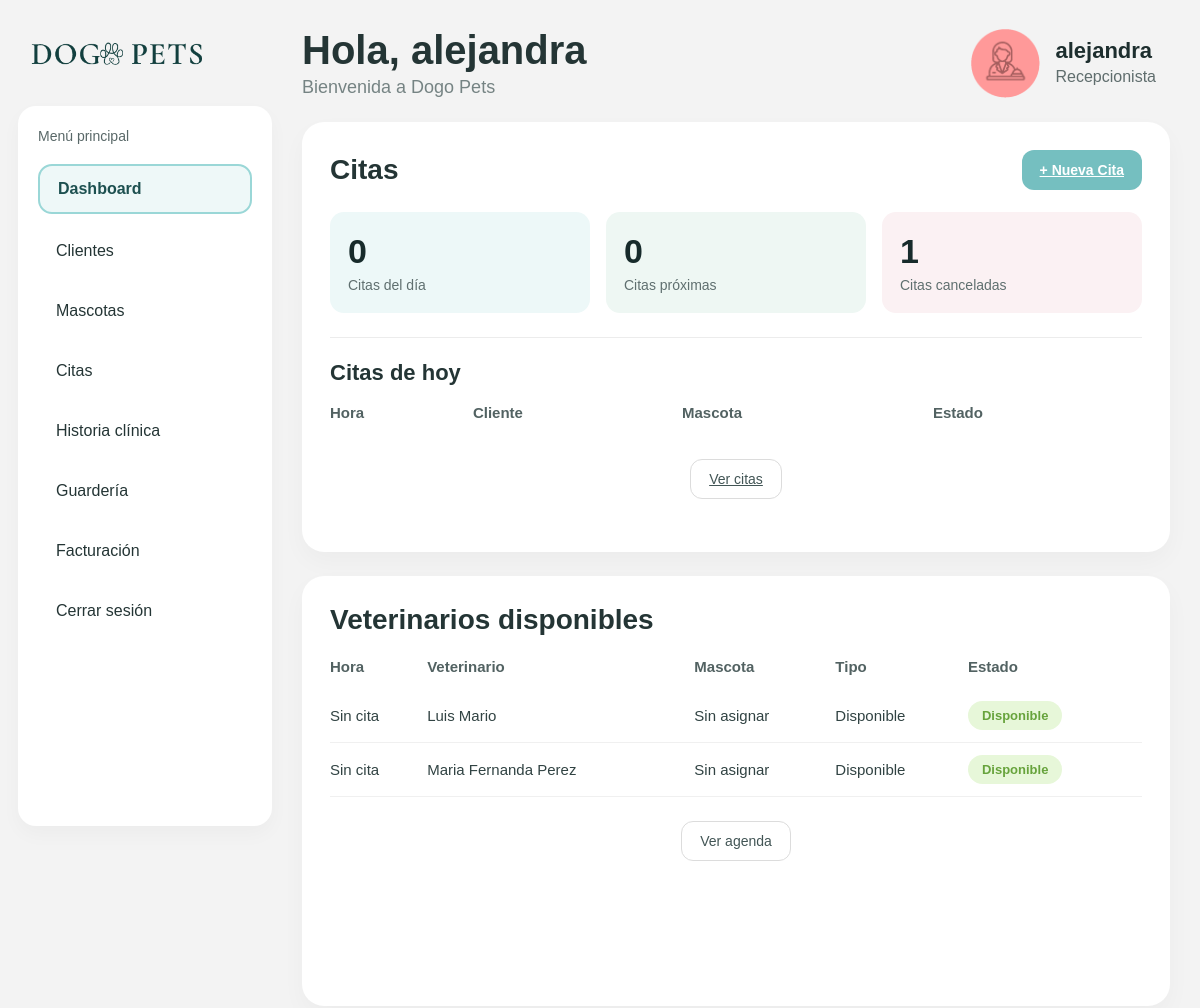
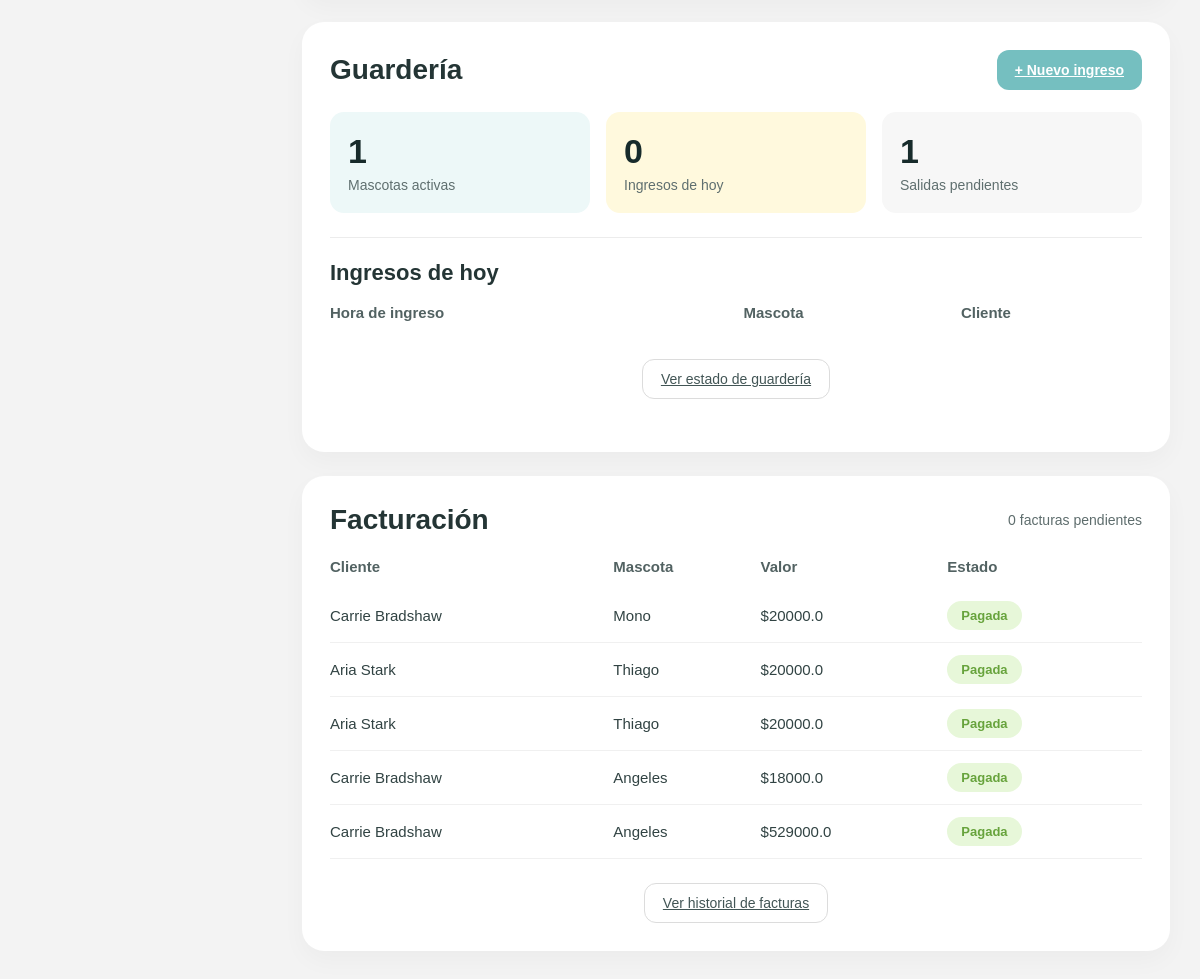
The app's page /dashboard (signed in) with its own data (2 pictures, top to bottom).
### tables this page shows
CREATE TABLE veterinarios (
            id INTEGER PRIMARY KEY AUTOINCREMENT,
            nombre TEXT NOT NULL,
            especialidad TEXT,
            estado TEXT NOT NULL DEFAULT 'Disponible'
        );

CREATE TABLE facturas (
            id INTEGER PRIMARY KEY AUTOINCREMENT,
            cliente_id INTEGER NOT NULL,
            mascota_id INTEGER NOT NULL,
            fecha TEXT NOT NULL DEFAULT CURRENT_TIMESTAMP,
            estado TEXT NOT NULL DEFAULT 'Pendiente',
            total REAL NOT NULL DEFAULT 0,
            motivo_anulacion TEXT,
            FOREIGN KEY (cliente_id) REFERENCES clientes (id),
            FOREIGN KEY (mascota_id) REFERENCES mascotas (id)
        );

CREATE TABLE clientes (
            id INTEGER PRIMARY KEY AUTOINCREMENT,
            nombre TEXT NOT NULL,
            documento TEXT NOT NULL UNIQUE,
            telefono TEXT NOT NULL,
            correo TEXT NOT NULL,
            direccion TEXT
        , estado TEXT NOT NULL DEFAULT 'Activo');

CREATE TABLE mascotas (
        id INTEGER PRIMARY KEY AUTOINCREMENT,
        nombre TEXT NOT NULL,
        especie TEXT NOT NULL,
        raza TEXT,
        edad INTEGER,
        cliente_id INTEGER NOT NULL, estado TEXT NOT NULL DEFAULT 'Activo',
        FOREIGN KEY (cliente_id) REFERENCES clientes (id)
        );

### app.py (the view, shortened to what this page needs)
@app.route("/dashboard")
def dashboard():
    if not login_requerido():
        return redirect(url_for("login"))
    rol = session.get("rol")
    conn = get_db_connection()
    if rol == "recepcionista":
        citas_hoy = conn.execute("""
            SELECT COUNT(*) FROM citas
            WHERE fecha = date('now','localtime')
        """).fetchone()[0]
        citas_proximas = conn.execute("""
            SELECT COUNT(*) FROM citas
            WHERE fecha > date('now','localtime')
        """).fetchone()[0]
        citas_canceladas = conn.execute("""
            SELECT COUNT(*) FROM citas
            WHERE estado = 'Cancelada'
        """).fetchone()[0]
        citas_lista = conn.execute("""
            SELECT
                citas.hora,
                mascotas.nombre AS mascota,
                clientes.nombre AS cliente,
                citas.estado
            FROM citas
            JOIN mascotas ON citas.mascota_id = mascotas.id
            JOIN clientes ON mascotas.cliente_id = clientes.id
            WHERE citas.fecha = date('now','localtime')
            ORDER BY citas.hora ASC
            LIMIT 5
        """).fetchall()
        guarderia_activas = conn.execute("""
            SELECT COUNT(*) FROM guarderia_estadias
            WHERE estado = 'Activa'
        """).fetchone()[0]
        ingresos_hoy = conn.execute("""
            SELECT COUNT(*) FROM guarderia_estadias
            WHERE date(fecha_hora_ingreso) = date('now','localtime')
        """).fetchone()[0]
        salidas_pendientes = conn.execute("""
            SELECT COUNT(*) FROM guarderia_estadias
            WHERE estado = 'Activa'
        """).fetchone()[0]
        guarderia_lista = conn.execute("""
            SELECT
                guarderia_estadias.fecha_hora_ingreso,
                mascotas.nombre AS mascota,
                clientes.nombre AS cliente
            FROM guarderia_estadias
            JOIN mascotas ON guarderia_estadias.mascota_id = mascotas.id
            JOIN clientes ON mascotas.cliente_id = clientes.id
            WHERE date(guarderia_estadias.fecha_hora_ingreso) = date('now','localtime')
            ORDER BY guarderia_estadias.fecha_hora_ingreso ASC
            LIMIT 5
        """).fetchall()
        facturas_pendientes = conn.execute("""
            SELECT COUNT(*) FROM facturas
            WHERE estado = 'Pendiente'
        """).fetchone()[0]
        facturas_lista = conn.execute("""
            SELECT
                clientes.nombre AS cliente,
                mascotas.nombre AS mascota,
                facturas.total,
                facturas.estado
            FROM facturas
            JOIN clientes ON facturas.cliente_id = clientes.id
            JOIN mascotas ON facturas.mascota_id = mascotas.id
            ORDER BY facturas.id DESC
            LIMIT 5
        """).fetchall()
        veterinarios_disponibles = conn.execute("""
            SELECT
                veterinarios.id,
                veterinarios.nombre AS veterinario,
                veterinarios.estado AS estado_base,
                citas.hora,
                mascotas.nombre AS mascota,
                citas.servicio
            FROM veterinarios
            LEFT JOIN citas
                ON citas.veterinario_id = veterinarios.id
               AND citas.fecha = date('now','localtime')
               AND citas.estado IN ('Pendiente', 'Confirmada')
            LEFT JOIN mascotas ON citas.mascota_id = mascotas.id
            ORDER BY veterinarios.nombre ASC, citas.hora ASC
        """).fetchall()
        conn.close()
        return render_template(
            "recepcionista/dashboard.html",
            nombre=session["nombre"],
            rol=session["rol"],
            citas_hoy=citas_hoy,
            citas_proximas=citas_proximas,
            citas_canceladas=citas_canceladas,
            citas_lista=citas_lista,
            guarderia_activas=guarderia_activas,
            ingresos_hoy=ingresos_hoy,
            salidas_pendientes=salidas_pendientes,
            guarderia_lista=guarderia_lista,
            facturas_pendientes=facturas_pendientes,
            facturas_lista=facturas_lista,
            veterinarios_disponibles=veterinarios_disponibles
        )
    conn.close()
    return "Rol no soportado todavía", 403

### templates/recepcionista/dashboard.html (shortened to what this page needs)
<!DOCTYPE html>
<html lang="es">
<head>
    <link rel="stylesheet" href="{{ url_for('static', filename='css/styles.css') }}">
</head>
<body class="app-page">
    <div class="app-layout">
        <aside class="sidebar">
            <div class="logo-box">
                <img src="{{ url_for('static', filename='img/logo.png') }}" class="logo-img">
            </div>
            <div class="menu-box">
                <p class="menu-title">Menú principal</p>
               <ul class="menu-list">
                    {% if rol == 'recepcionista' %}
                        <li><a href="{{ url_for('dashboard') }}" class="menu-link active">Dashboard</a></li>
                        <li><a href="{{ url_for('clientes') }}" class="menu-link">Clientes</a></li>
                        <li><a href="{{ url_for('mascotas') }}" class="menu-link">Mascotas</a></li>
                        <li><a href="{{ url_for('citas') }}" class="menu-link">Citas</a></li>
                        <li><a href="{{ url_for('historias') }}" class="menu-link">Historia clínica</a></li>
                        <li><a href="{{ url_for('guarderia') }}" class="menu-link">Guardería</a></li>
                        <li><a href="{{ url_for('facturacion') }}" class="menu-link">Facturación</a></li>
                    {% elif rol == 'guarderia' %}
                        <li><a href="{{ url_for('dashboard') }}" class="menu-link">Dashboard</a></li>
                        <li><a href="{{ url_for('guarderia') }}" class="menu-link">Guardería</a></li>
                    {% endif %}
                    <li><a href="{{ url_for('logout') }}" class="menu-link">Cerrar sesión</a></li>
                </ul>
            </div>
        </aside>
        <main class="main-content">
            <header class="topbar">
                <div class="welcome-box">
                    <h2>Hola, {{ nombre }}</h2>
                    <p>Bienvenida a Dogo Pets</p>
                </div>
                <div class="profile-box">
                    {% if rol == 'guarderia' %}
                        <img src="{{ url_for('static', filename='img/guarderia.png') }}" class="avatar-img" alt="Guardería">
                        <div>
                            <h3>{{ nombre }}</h3>
                            <p class="role-text">Encargado de guardería</p>
                            <span class="date-text">Módulo de guardería</span>
                        </div>
                    {% else %}
                        <img src="{{ url_for('static', filename='img/recepcionista.png') }}" class="avatar-img" alt="Recepcionista">
                        <div>
                            <h3>{{ nombre }}</h3>
                            <p class="role-text">Recepcionista</p>
                        </div>
                    {% endif %}
                </div>
            </header>
            <section class="dashboard-grid">
                <div class="card card-large">
                    <div class="card-header">
                        <h3>Citas</h3>
                        <a href="{{ url_for('citas') }}" class="btn-secondary">+ Nueva Cita</a>
                    </div>
                    <div class="stats-row">
                        <div class="stat-box stat-blue">
                            <h4>{{ citas_hoy }}</h4>
                            <p>Citas del día</p>
                        </div>
                        <div class="stat-box stat-green">
                            <h4>{{ citas_proximas }}</h4>
                            <p>Citas próximas</p>
                        </div>
                        <div class="stat-box stat-pink">
                            <h4>{{ citas_canceladas }}</h4>
                            <p>Citas canceladas</p>
                        </div>
                    </div>
                    <div class="section-divider"></div>
                    <div class="mini-table">
                        <h4 class="section-title">Citas de hoy</h4>
                        <table>
                            <thead>
                                <tr>
                                    <th>Hora</th>
                                    <th>Cliente</th>
                                    <th>Mascota</th>
                                    <th>Estado</th>
                                </tr>
                            </thead>
                        </table>
                    </div>
                    <div class="card-footer">
                        <a href="{{ url_for('citas') }}" class="btn-outline">Ver citas</a>
                    </div>
                </div>
                <div class="card card-large">
                    <div class="card-header">
                        <h3>Veterinarios disponibles</h3>
                    </div>
                    <table>
                        <thead>
                            <tr>
                                <th>Hora</th>
                                <th>Veterinario</th>
                                <th>Mascota</th>
                                <th>Tipo</th>
                                <th>Estado</th>
                            </tr>
                        </thead>
                        <tbody>
                            {% if veterinarios_disponibles %}
                                {% for vet in veterinarios_disponibles %}
                                    <tr>
                                        <td>{{ vet.hora if vet.hora else 'Sin cita' }}</td>
                                        <td>{{ vet.veterinario }}</td>
                                        <td>{{ vet.mascota if vet.mascota else 'Sin asignar' }}</td>
                                        <td>{{ vet.servicio if vet.servicio else 'Disponible' }}</td>
                                        <td>
                                            {% if vet.hora %}
                                                <span class="badge badge-danger">Ocupado</span>
                                            {% else %}
                                                <span class="badge badge-success">Disponible</span>
                                            {% endif %}
                                        </td>
                                    </tr>
                                {% endfor %}
                            {% else %}
                                <tr>
                                    <td colspan="5" class="empty-state">
                                        No hay veterinarios registrados.
                                    </td>
                                </tr>
                            {% endif %}
                        </tbody>
                    </table>
                    <div class="card-footer">
                        <a href="{{ url_for('citas') }}" class="btn-outline-link">Ver agenda</a>
                    </div>
                </div>
                <div class="card card-large">
                    <div class="card-header">
                        <h3>Guardería</h3>
                        <a href="{{ url_for('guarderia') }}" class="btn-secondary">+ Nuevo ingreso</a>
                    </div>
                    <div class="stats-row">
                        <div class="stat-box stat-blue">
                            <h4>{{ guarderia_activas }}</h4>
                            <p>Mascotas activas</p>
                        </div>
                        <div class="stat-box stat-yellow">
                            <h4>{{ ingresos_hoy }}</h4>
                            <p>Ingresos de hoy</p>
                        </div>
                        <div class="stat-box stat-light">
                            <h4>{{ salidas_pendientes }}</h4>
                            <p>Salidas pendientes</p>
                        </div>
                    </div>
                    <div class="section-divider"></div>
                    <div class="mini-table">
                        <h4 class="section-title">Ingresos de hoy</h4>
                        <table>
                            <thead>
                                <tr>
                                    <th>Hora de ingreso</th>
                                    <th>Mascota</th>
                                    <th>Cliente</th>
                                </tr>
                            </thead>
                        </table>
                    </div>
                    <div class="card-footer">
                        <a href="{{ url_for('guarderia') }}" class="btn-outline">Ver estado de guardería</a>
                    </div>
                </div>
                <div class="card card-small">
                    <div class="card-header-simple">
                        <h3>Facturación</h3>
                        <span class="small-top-text">{{ facturas_pendientes }} facturas pendientes</span>
                    </div>
                    <table>
                        <thead>
                            <tr>
                                <th>Cliente</th>
                                <th>Mascota</th>
                                <th>Valor</th>
                                <th>Estado</th>
                            </tr>
                        </thead>
                        <tbody>
                            {% for factura in facturas_lista %}
                            <tr>
                                <td>{{ factura.cliente }}</td>
                                <td>{{ factura.mascota }}</td>
                                <td>${{ factura.total }}</td>
                                <td>
                                    {% if factura.estado == 'Pagada' %}
                                        <span class="badge badge-success">Pagada</span>
                                    {% elif factura.estado == 'Pendiente' %}
                                        <span class="badge badge-danger">Pendiente</span>
                                    {% elif factura.estado == 'Anulada' %}
                                        <span class="badge badge-warning">Anulada</span>
                                    {% endif %}
                                </td>
                            </tr>
                            {% endfor %}
                        </tbody>
                    </table>
                    <div class="card-footer">
                        <a href="{{ url_for('facturacion') }}" class="btn-outline">Ver historial de facturas</a>
                    </div>
                </div>
            </section>
        </main>
    </div>
</body>
</html>

### records on screen
veterinarios: hora "Sin cita", veterinario "Luis Mario", mascota "Sin asignar", estado "Disponible"
veterinarios: hora "Sin cita", veterinario "Maria Fernanda Perez", mascota "Sin asignar", estado "Disponible"
facturas: cliente "Carrie Bradshaw", mascota "Mono", total "20000.0", estado "Pagada"
facturas: cliente "Aria Stark", mascota "Thiago", total "20000.0", estado "Pagada"
facturas: cliente "Aria Stark", mascota "Thiago", total "20000.0", estado "Pagada"
facturas: cliente "Carrie Bradshaw", mascota "Angeles", total "18000.0", estado "Pagada"
facturas: cliente "Carrie Bradshaw", mascota "Angeles", total "529000.0", estado "Pagada"

### other values on screen
{{ nombre }} "alejandra"
{{ citas_hoy }} "0"
{{ citas_proximas }} "0"
{{ citas_canceladas }} "1"
{{ guarderia_activas }} "1"
{{ ingresos_hoy }} "0"
{{ salidas_pendientes }} "1"
{{ facturas_pendientes }} "0"
